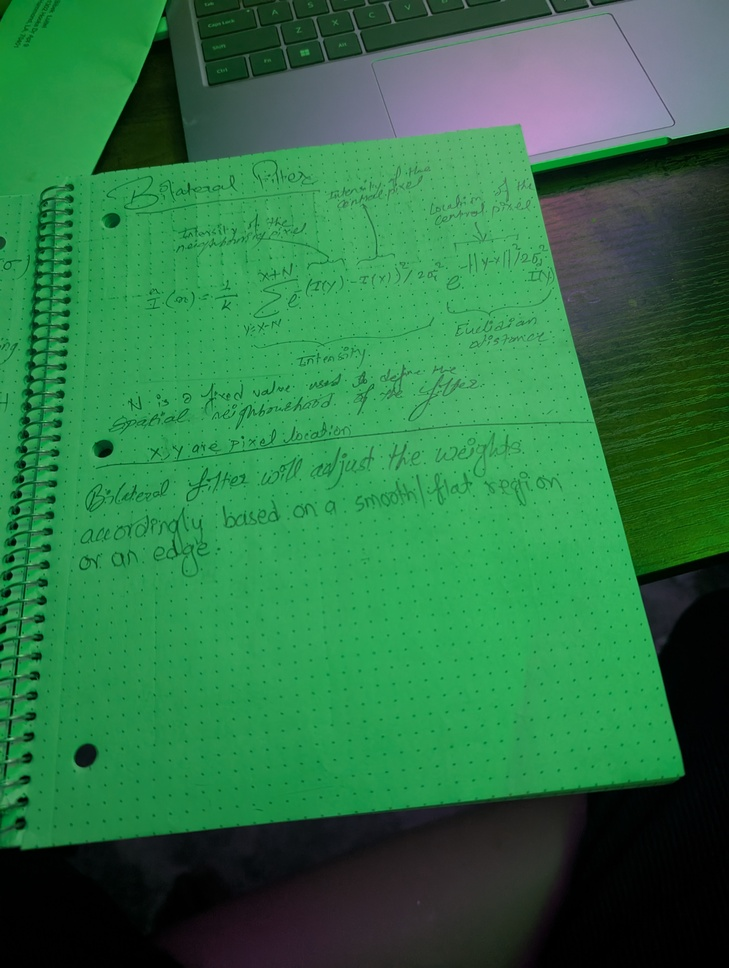
#> input picture cv-pipeline/test_images/1000004746.jpg, 729 x 968 px, shrunk from 3072 x 4080 before the run
$ python prespective_transformation_test.py
#> lines starting #> are read from the running program, lines starting #| are printed output that depends on the picture; after the words box and inside, x2 and y2 are one past the last pixel; in counts of white or black regions, pixels touching at a corner belong together
#> in scan_document, image is the input picture: shape (968, 729, 3); mean B, G, R 70.1, 116.9, 46.2
# Edge detection and contour mapping

import cv2
import numpy as np


def find_document_contour(image):
    # 1. Grayscale + blur to suppress text noise
    gray = cv2.cvtColor(image, cv2.COLOR_BGR2GRAY)
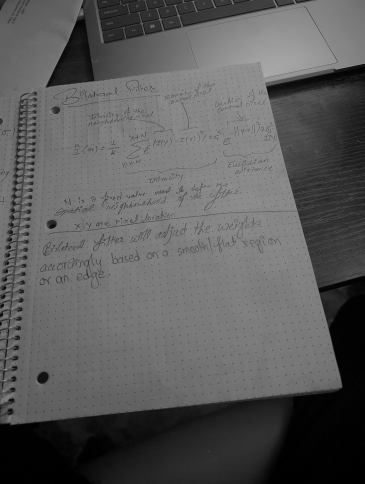
#> gray: shape (968, 729) (shown at 1/2 size); min 0, max 176, mean 90.4
    blurred = cv2.GaussianBlur(gray, (11, 11), 0)

    # [7 lines of commented-out code are left out]
    edges = cv2.Canny(blurred, threshold1=85, threshold2=200)
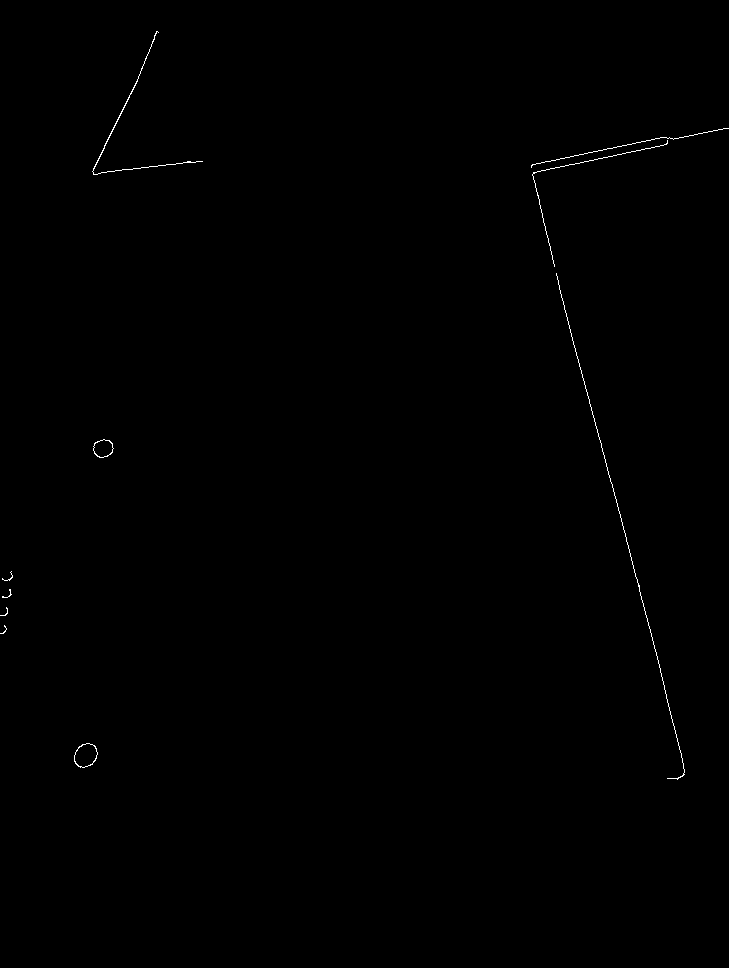
#> edges: shape (968, 729); 0.21% white in thin lines or dots, all inside (x1, y1, x2, y2) = (0, 31, 729, 780)

    # [6 lines of commented-out code are left out]
    kernel = cv2.getStructuringElement(cv2.MORPH_RECT, (11, 11))
    dilated = cv2.dilate(edges, kernel, iterations=2)
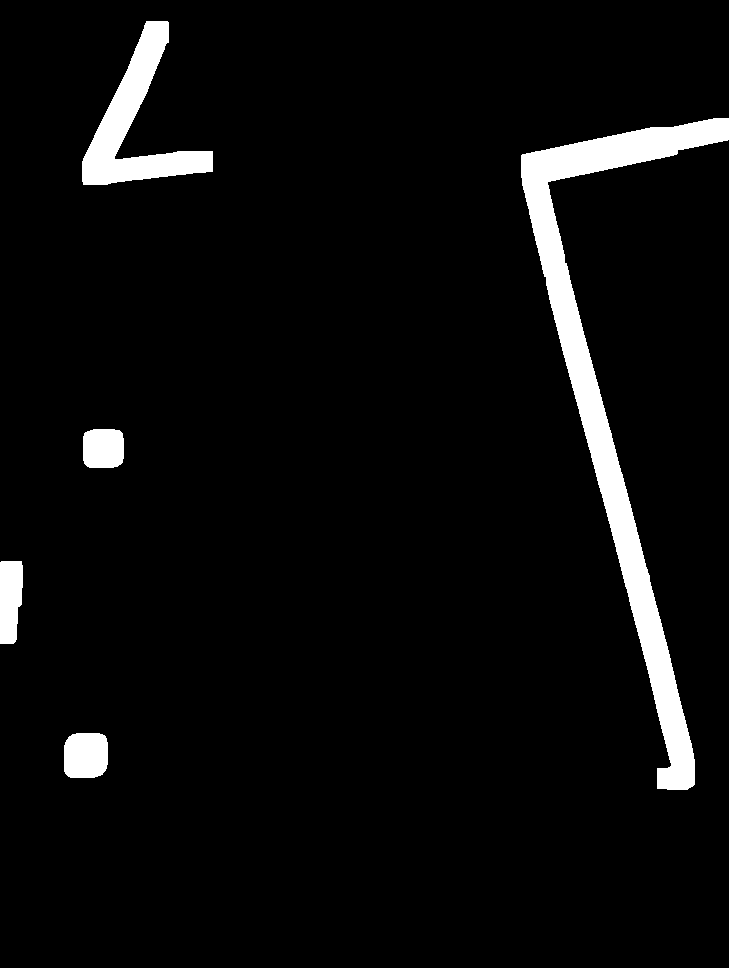
#> dilated: shape (968, 729); 4.9% white; 5 white regions

    # 4. Find all closed contours, keep only the largest
    contours, _ = cv2.findContours(dilated, cv2.RETR_LIST, cv2.CHAIN_APPROX_SIMPLE)
#> contours = 5 contours; box (x1, y1, x2, y2) and area: (521, 118, 729, 790) 21562, (82, 21, 213, 185) 6952, (64, 733, 108, 778) 1759, (0, 561, 23, 644) 1570, (83, 429, 124, 468) 1434
    contours = sorted(contours, key=cv2.contourArea, reverse=True)[:5]

    print(f"Found {len(contours)} contours, largest areas: {[cv2.contourArea(c) for c in contours]}")
#| Found 5 contours, largest areas: [21562.5, 6952.5, 1759.0, 1570.0, 1433.5]

    image_area = image.shape[0] * image.shape[1]
    for contour in contours:
        perimeter = cv2.arcLength(contour, closed=True)
        approx = cv2.approxPolyDP(contour, epsilon=0.02 * perimeter, closed=True)
        if len(approx) == 4:
            area = cv2.contourArea(approx)
            if area > 0.15 * image_area:  # must be at least 15% of frame
                return approx
#> this loop made 5 passes
#> (perimeter, approx, area) on passes 1, 4: (1854.8, [[728, 118], [521, 155], [667, 789], [547, 182]], 9546.5), (202.1, [[1, 561], [0, 643], [13, 643], [22, 565]], 1370)

    return None  # No document found

# Identifying the corners and ordering them

# [76 lines left out: functions order_corners, four_point_transform, clean_scan, not called in this run]


# Main function to run the whole pipeline

def scan_document(image_path):
    image = cv2.imread(image_path)
    original = image.copy()

    # 1. Find the document
    contour = find_document_contour(image)
    if contour is None:
#> (the run stopped early here; a loop or call above may not have finished)

$ run again, with cv-pipeline/test_images/1000004739.jpg copied over cv-pipeline/test_images/1000004746.jpg
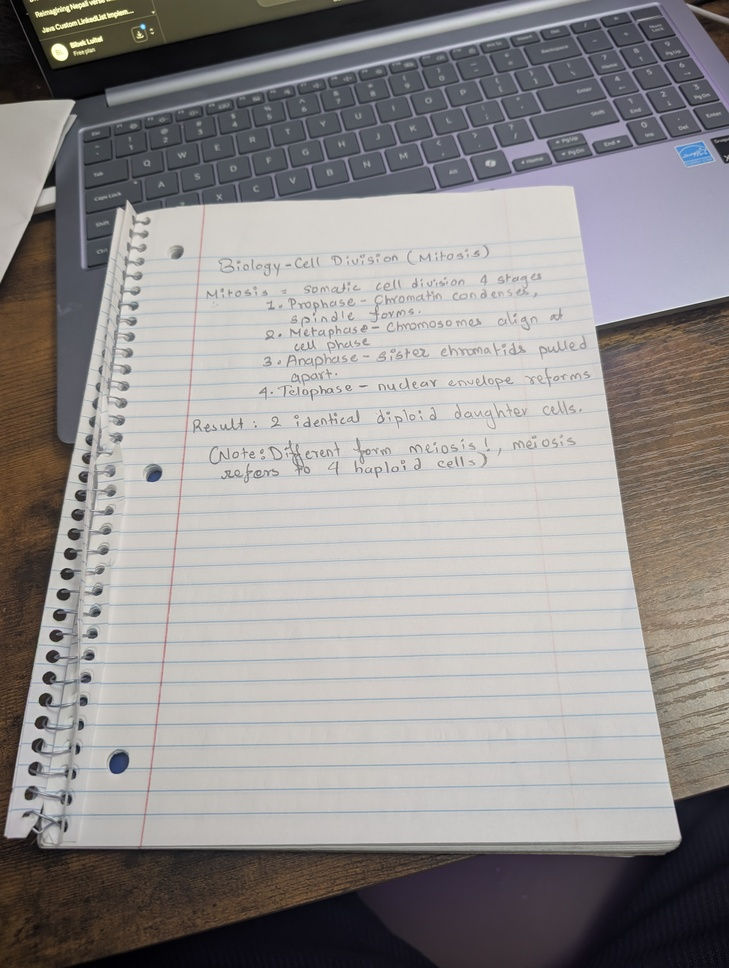
#> input picture cv-pipeline/test_images/1000004739.jpg, 729 x 968 px, shrunk from 3072 x 4080 before the run
#> in scan_document, image is the input picture: shape (968, 729, 3); mean B, G, R 142.7, 143.4, 146.9
#> in find_document_contour, `edges = cv2.Canny(blurred, threshold1=85, threshold2=200)`:
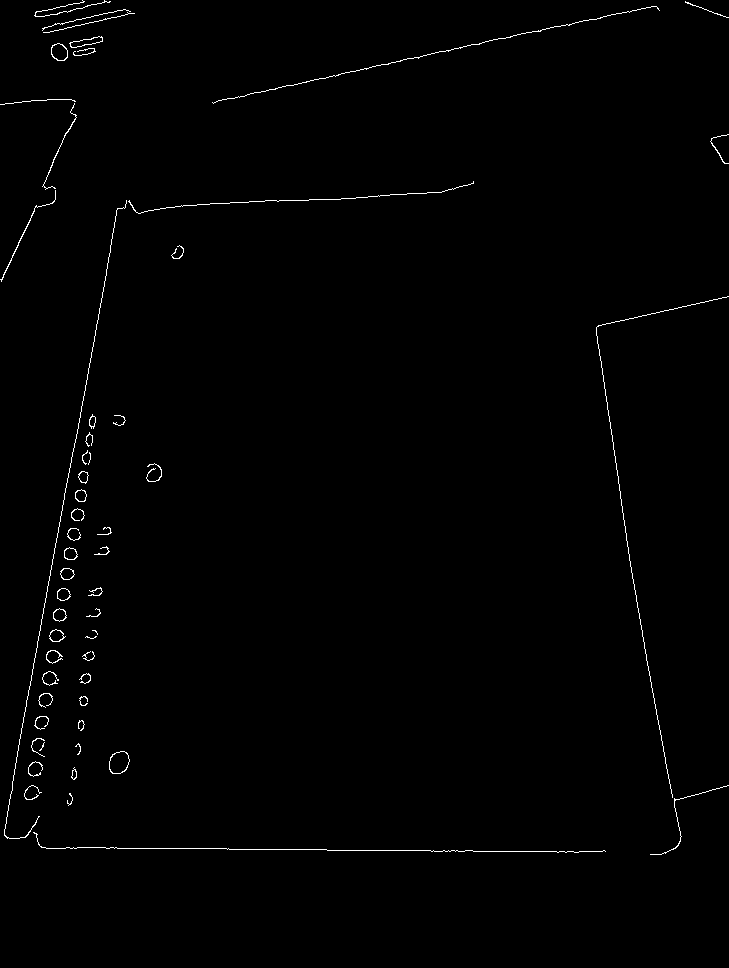
#> edges: shape (968, 729); 0.75% white in thin lines or dots, all inside (x1, y1, x2, y2) = (0, 0, 729, 855)
#> in find_document_contour, `dilated = cv2.dilate(edges, kernel, iterations=2)`:
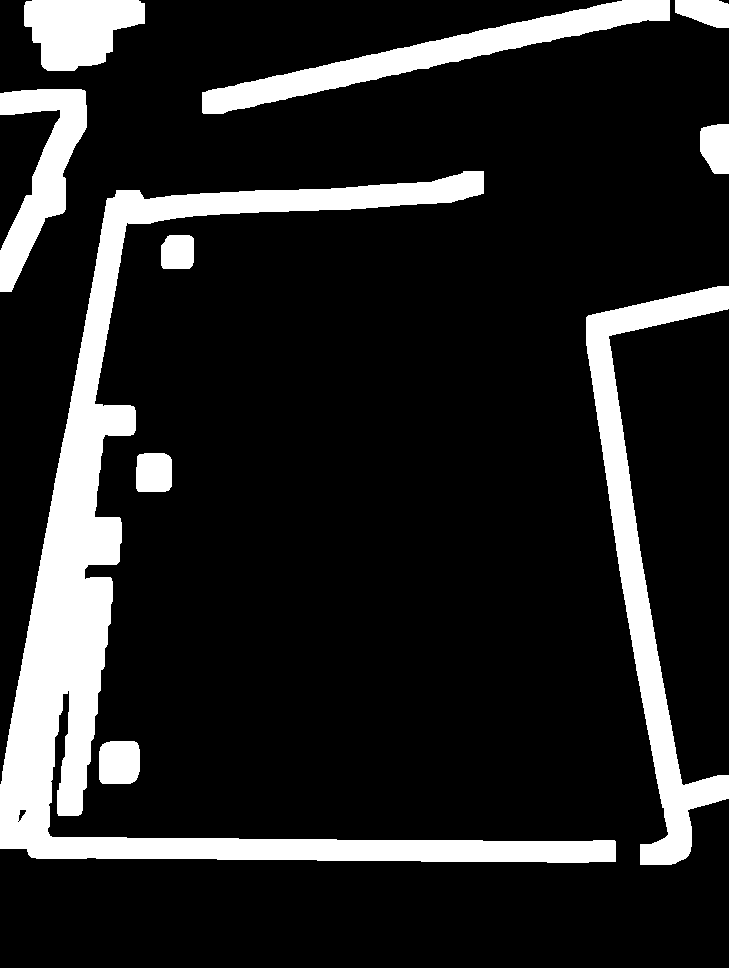
#> dilated: shape (968, 729); 15% white; 10 white regions
#> in find_document_contour, `contours, _ = cv2.findContours(dilated, cv2.RETR_LIST, cv2.CHAIN_APPRO..`: contours = 12 contours, 1 with area under 20; largest, box (x1, y1, x2, y2) and area: (0, 171, 616, 863) 54286, (586, 286, 729, 865) 17364, (202, 0, 670, 114) 11235, (0, 89, 87, 292) 7114, (24, 0, 145, 71) 6046
#> in find_document_contour, `contours = sorted(contours, key=cv2.contourArea, reverse=True)[:5]`: contours = 5 contours; box (x1, y1, x2, y2) and area: (0, 171, 616, 863) 54286, (586, 286, 729, 865) 17364, (202, 0, 670, 114) 11235, (0, 89, 87, 292) 7114, (24, 0, 145, 71) 6046
#| Found 5 contours, largest areas: [54286.5, 17364.5, 11235.0, 7114.5, 6046.5]
#> the loop in find_document_contour, `for contour in contours:` made 5 passes
#> perimeter on passes 1, 2, 4, 5: 3794.4, 1609.9, 632.9, 361.8

$ run again, with cv-pipeline/test_images/1000004740.jpg copied over cv-pipeline/test_images/1000004746.jpg
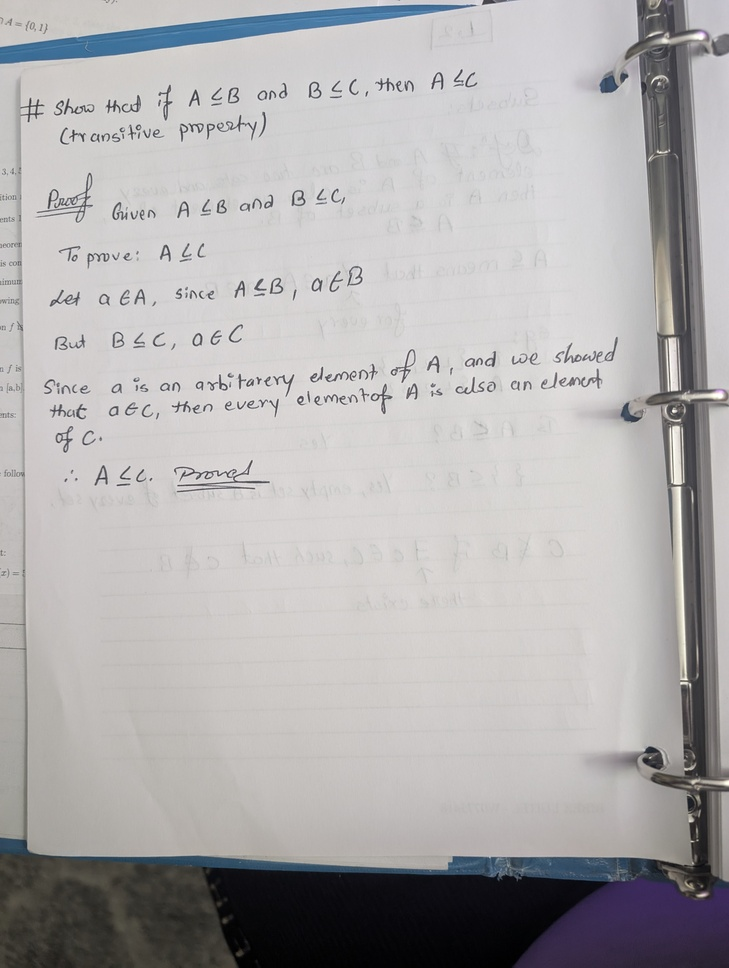
#> input picture cv-pipeline/test_images/1000004740.jpg, 729 x 968 px, shrunk from 3072 x 4080 before the run
#> in scan_document, image is the input picture: shape (968, 729, 3); mean B, G, R 175.1, 174.5, 176.5
#> in find_document_contour, `edges = cv2.Canny(blurred, threshold1=85, threshold2=200)`:
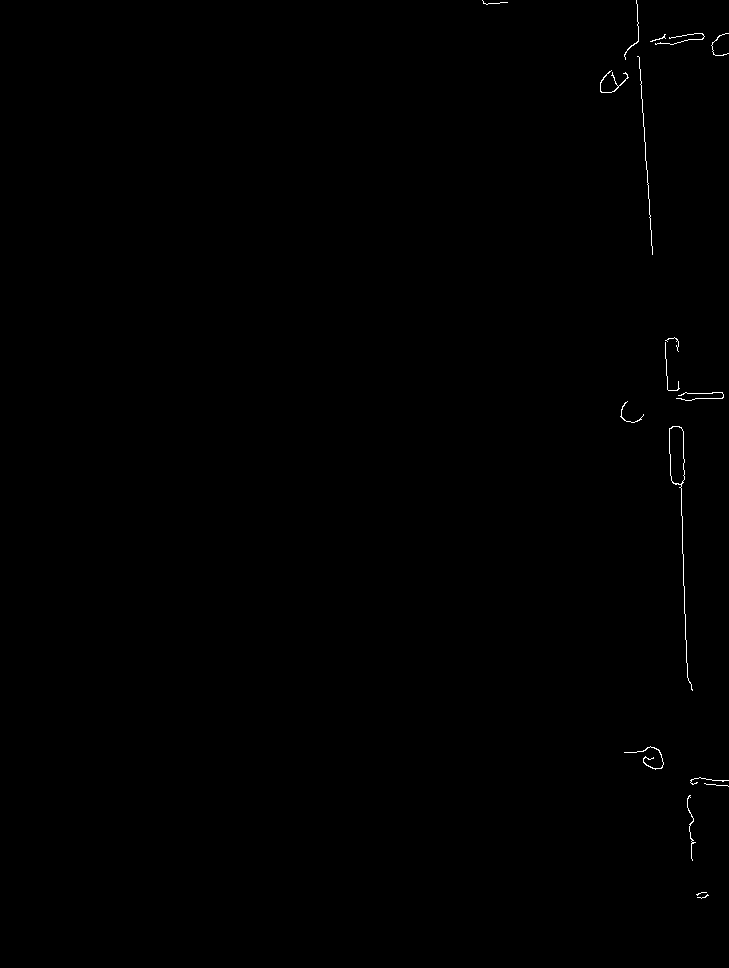
#> edges: shape (968, 729); 0.21% white in thin lines or dots, all inside (x1, y1, x2, y2) = (482, 0, 729, 899)
#> in find_document_contour, `dilated = cv2.dilate(edges, kernel, iterations=2)`:
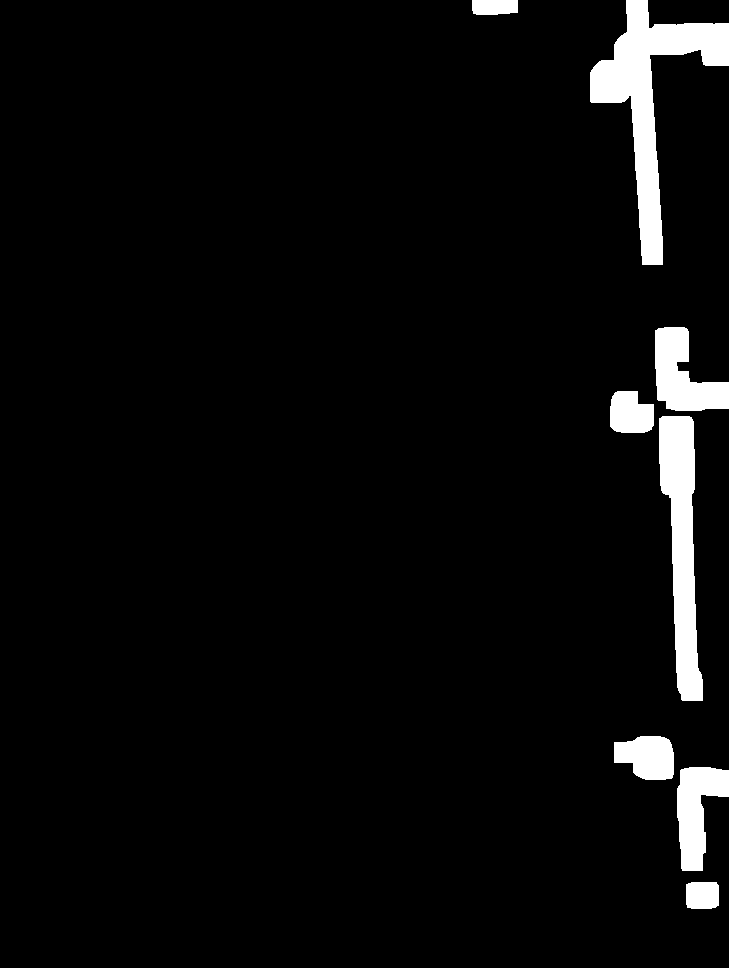
#> dilated: shape (968, 729); 4.2% white; 8 white regions
#> in find_document_contour, `contours, _ = cv2.findContours(dilated, cv2.RETR_LIST, cv2.CHAIN_APPRO..`: contours = 8 contours; box (x1, y1, x2, y2) and area: (590, 0, 729, 265) 10156, (659, 416, 703, 701) 6982, (655, 327, 729, 411) 3508, (677, 767, 729, 871) 3118, (614, 736, 674, 780) 1990, (610, 391, 654, 433) 1475, (686, 882, 719, 909) 804, (472, 0, 518, 15) 597
#> in find_document_contour, `contours = sorted(contours, key=cv2.contourArea, reverse=True)[:5]`: contours = 5 contours; box (x1, y1, x2, y2) and area: (590, 0, 729, 265) 10156, (659, 416, 703, 701) 6982, (655, 327, 729, 411) 3508, (677, 767, 729, 871) 3118, (614, 736, 674, 780) 1990
#| Found 5 contours, largest areas: [10155.5, 6982.0, 3507.5, 3117.5, 1990.5]
#> the loop in find_document_contour, `for contour in contours:` made 5 passes
#> (perimeter, approx, area) on pass 2: (637.7, [[662, 416], [677, 687], [702, 700], [693, 421]], 7592)
